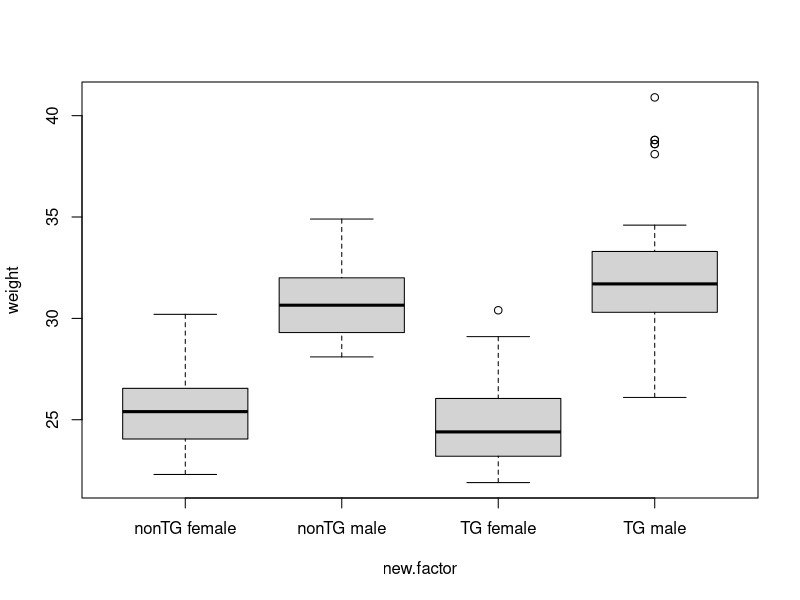
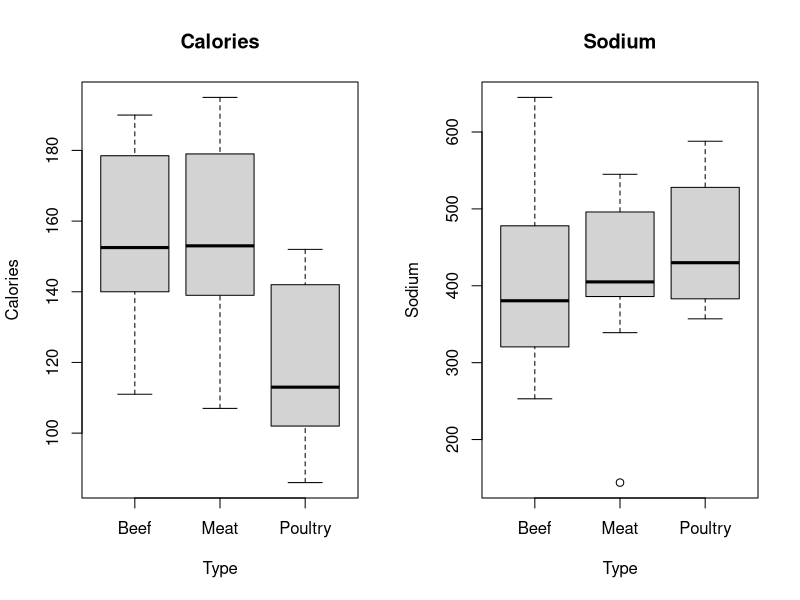

R code for these plots, in order:
#Lösung des elften Übungsblattes
#Autoren: Bernd Klaus und Verena Zuber
#5. Januar 2012
########################################################################


########################################################################
#1. Aufgabe: Einfaktorielle ANOVA
########################################################################

 #(a) 
 hot <- read.table("HotDog.csv", header = TRUE)
 attach(hot)
 
 #(b)
 anova.cal <- lm(Calories ~ Type)
summary(anova.cal)
  anova(anova.cal)

 #(c)
 anova.sod <- lm(Sodium ~ Type)
 summary(anova.sod)
 anova(anova.sod)
 
 #(c)

 pdf(file="BoxpPlotMeat.pdf", width=12, height=6)
 par(mfrow = c(1,2))
 boxplot(Calories~Type, main="Calories")
 boxplot(Sodium~Type, main="Sodium")
 dev.off()



########################################################################
#2. Aufgabe:  Mehrfaktorielle ANOVA
########################################################################
 #(a) 
  noise <- read.table("Noise.csv", header = TRUE)
  attach(noise)
 #(b)
  an.noise1 <- lm(NOISE ~ SIZE	* TYPE * SIDE)
  summary(an.noise1)
  anova(an.noise1)
 
  #(c)

  an.noiseI <- lm(NOISE ~ SIZE	* TYPE)
  anova(an.noiseI)
  summary(an.noiseI)

  an.noiseOhneI <- lm(NOISE ~ SIZE + TYPE)
  summary(an.noiseOhneI)
  anova(an.noiseOhneI)
   
 # => Interaktion nicht signifikant

  #(d)
  #Nein, eher nicht, "Size" ist der dominierende Faktor, "Type" ist zwar nicht signifikant
  # verbessert aber das R^2 trotzdem 

    an.red <- lm(NOISE ~ SIZE)
  summary(an.red)
  anova(an.red)
 
  # "Type" hat zwar einen geringeren Einfluss als "Size" ist aber nicht unwichtig 



########################################################################
#3. Aufgabe: Down-Syndrom
########################################################################

#(a)

mice <- read.table("Mice.csv", header = TRUE)

mice$tg <- as.factor(mice$tg)
mice$sex <- as.factor(mice$sex)
mice$cage <- as.factor(mice$cage)

attach(mice)

########################################################################

#(b)


new.factor<-rep(NA, length(mice$tg))
new.factor[which(mice$tg==0&mice$sex==0)]<-0
new.factor[which(mice$tg==0&mice$sex==1)]<-1
new.factor[which(mice$tg==1&mice$sex==0)]<-2
new.factor[which(mice$tg==1&mice$sex==1)]<-3


new.factor<-factor(new.factor, levels=c(0,1,2,3), labels=c("nonTG female","nonTG male","TG female","TG male"))

boxplot(weight~new.factor)



#(c)

anova.tg <- lm(weight ~  tg)
summary(anova.tg)
anova(anova.tg)


# Starker univariater Effekt der genetischen Veränderung auf das Gewicht.


anova.all <- lm(weight ~  tg*sex)
summary(anova.all)
anova(anova.all)



# ABER dieser Effekt verschwindet unter der Aufnahme des Geschlechts in das Modell!
# Denn männliche Mäuse sind immer schwerer als weibliche
# Interaktion ist signifikant weil die Gewichtsdifferenz bei nicht transgenetischen Mäusen
# weniger stark ausgeprägt ist als bei transgenetischen.






